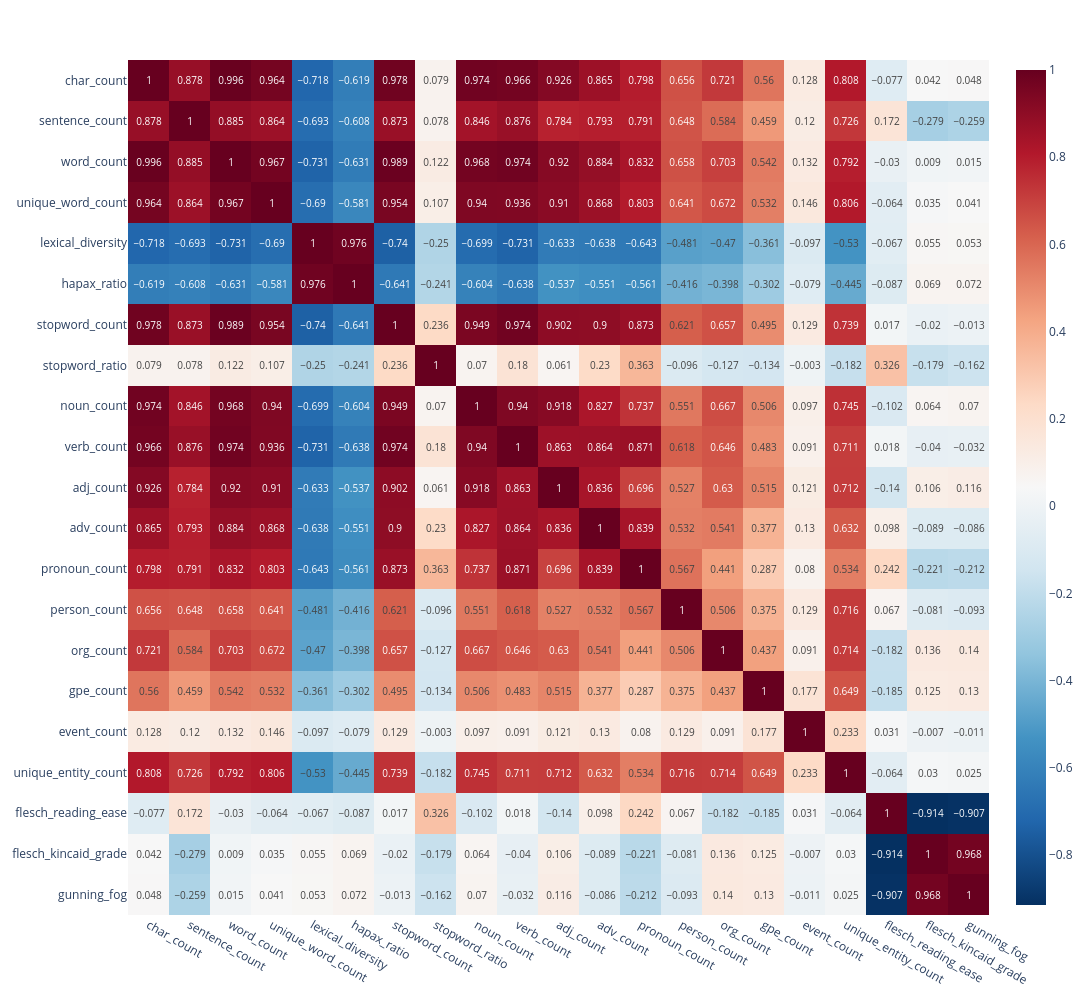

Write notebook code for a chart like this one.
### Markdown cell above
#### 3. Relation b/w Columns:

### Code cell
# A) Correlation Analysis
corr = df.corr(numeric_only=True).round(3)

corr_plot = px.imshow(corr, color_continuous_scale='RdBu_r', text_auto=True, 
    aspect='auto', height=1000, width=2000)
corr_plot.show()

### Figure 1 — Plotly figure (JSON) as saved in the notebook; plotly's stock layout.template omitted (floating-point values rounded to 4 significant figures; data arrays with more than 128 entries replaced by an {"elided": "..."} marker saying what was removed)
{"data": [{"coloraxis": "coloraxis", "hovertemplate": "x: %{x}<br>y: %{y}<br>color: %{z}<extra></extra>", "name": "0", "texttemplate": "%{z}", "type": "heatmap", "x": ["char_count", "sentence_count", "word_count", "unique_word_count", "lexical_diversity", "hapax_ratio", "stopword_count", "stopword_ratio", "noun_count", "verb_count", "adj_count", "adv_count", "pronoun_count", "person_count", "org_count", "gpe_count", "event_count", "unique_entity_count", "flesch_reading_ease", "flesch_kincaid_grade", "gunning_fog"], "xaxis": "x", "y": ["char_count", "sentence_count", "word_count", "unique_word_count", "lexical_diversity", "hapax_ratio", "stopword_count", "stopword_ratio", "noun_count", "verb_count", "adj_count", "adv_count", "pronoun_count", "person_count", "org_count", "gpe_count", "event_count", "unique_entity_count", "flesch_reading_ease", "flesch_kincaid_grade", "gunning_fog"], "yaxis": "y", "z": {"elided": "21x21 float values"}}], "layout": {"coloraxis": {"colorscale": [[0, "rgb(5,48,97)"], [0.1, "rgb(33,102,172)"], [0.2, "rgb(67,147,195)"], [0.3, "rgb(146,197,222)"], [0.4, "rgb(209,229,240)"], [0.5, "rgb(247,247,247)"], [0.6, "rgb(253,219,199)"], [0.7, "rgb(244,165,130)"], [0.8, "rgb(214,96,77)"], [0.9, "rgb(178,24,43)"], [1, "rgb(103,0,31)"]]}, "height": 1000, "margin": {"t": 60}, "width": 2000, "xaxis": {"anchor": "y", "domain": [0, 1]}, "yaxis": {"anchor": "x", "autorange": "reversed", "domain": [0, 1]}}}
